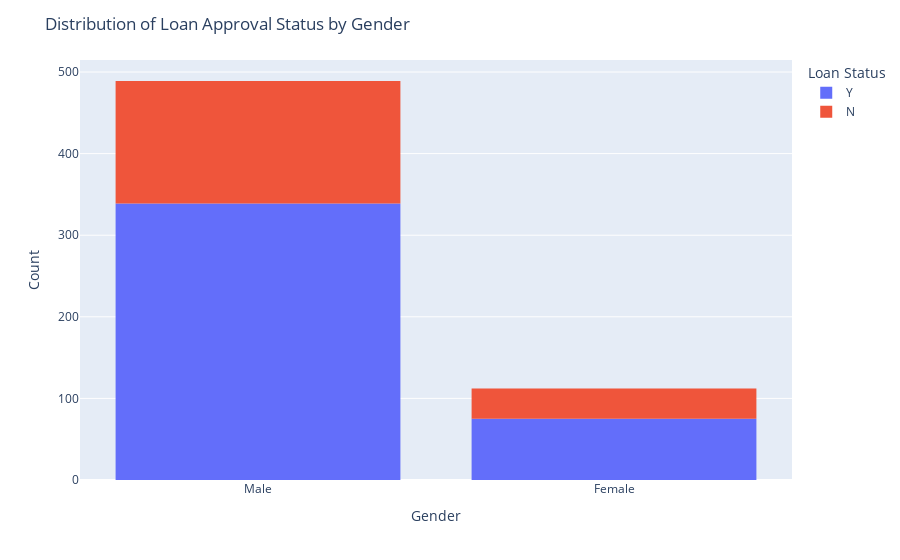
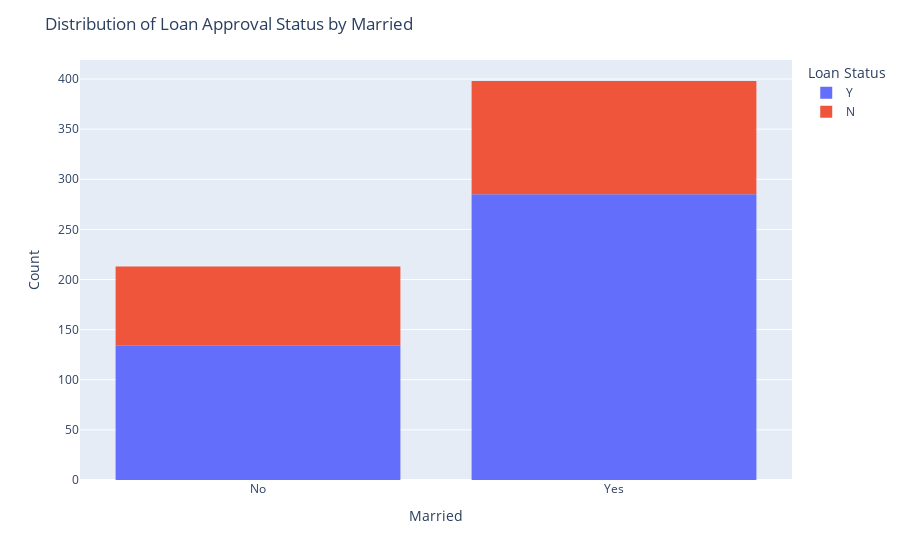
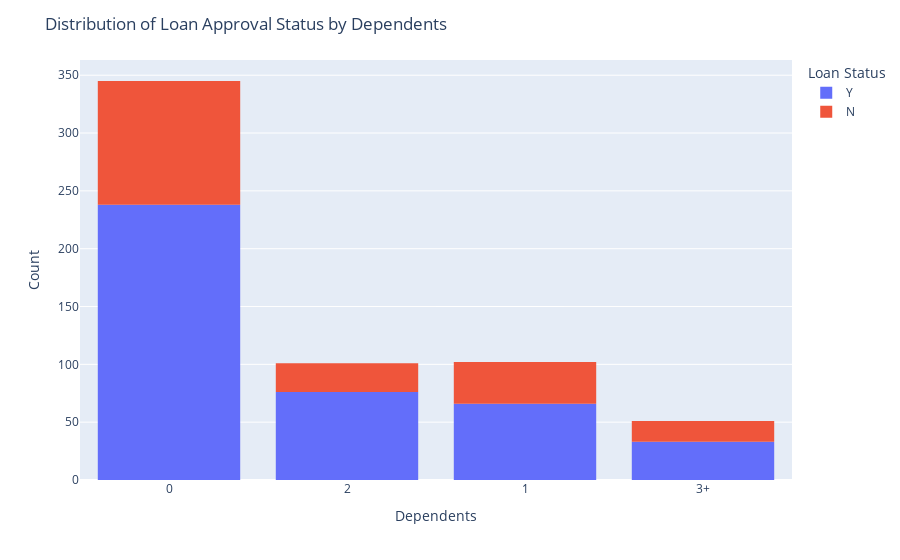
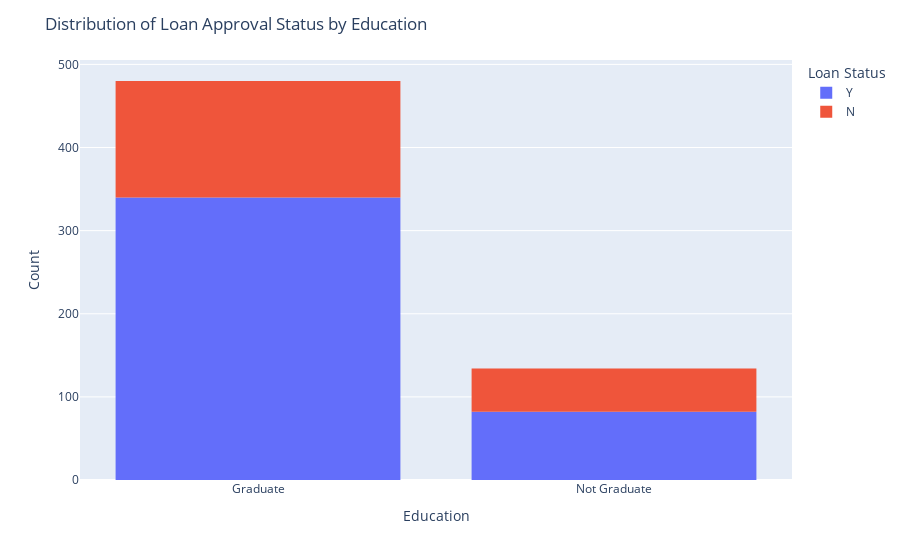

Notebook source saved alongside these figures, in order:
### Markdown cell above
As we was discussed, there are many outliers but we can't handle it because we should ask the business user firstly.

### Code cell
for col in df[['Gender','Married','Dependents','Education','Self_Employed', 'Credit_History', 'Property_Area', 'Loan_Status']]:
    if col != 'Loan_Status':
        fig = px.histogram(df, x=col, color='Loan_Status')
        fig.update_layout(
            title=f"Distribution of Loan Approval Status by {col}",
            xaxis_title=col,
            yaxis_title="Count",
            legend_title="Loan Status"
        )
        fig.show()

### Figure 1 — Plotly figure (JSON) as saved in the notebook; plotly's stock layout.template omitted (floating-point values rounded to 4 significant figures; data arrays with more than 128 entries replaced by an {"elided": "..."} marker saying what was removed)
{"data": [{"alignmentgroup": "True", "bingroup": "x", "hovertemplate": "Loan_Status=Y<br>Gender=%{x}<br>count=%{y}<extra></extra>", "legendgroup": "Y", "marker": {"color": "#636efa", "pattern": {"shape": ""}}, "name": "Y", "offsetgroup": "Y", "orientation": "v", "showlegend": true, "type": "histogram", "x": {"elided": "422 str values"}, "xaxis": "x", "yaxis": "y"}, {"alignmentgroup": "True", "bingroup": "x", "hovertemplate": "Loan_Status=N<br>Gender=%{x}<br>count=%{y}<extra></extra>", "legendgroup": "N", "marker": {"color": "#EF553B", "pattern": {"shape": ""}}, "name": "N", "offsetgroup": "N", "orientation": "v", "showlegend": true, "type": "histogram", "x": {"elided": "192 str values"}, "xaxis": "x", "yaxis": "y"}], "layout": {"barmode": "relative", "legend": {"title": {"text": "Loan Status"}, "tracegroupgap": 0}, "margin": {"t": 60}, "title": {"text": "Distribution of Loan Approval Status by Gender"}, "xaxis": {"anchor": "y", "domain": [0, 1], "title": {"text": "Gender"}}, "yaxis": {"anchor": "x", "domain": [0, 1], "title": {"text": "Count"}}}}

### Figure 2 — Plotly figure (JSON) as saved in the notebook; plotly's stock layout.template omitted (floating-point values rounded to 4 significant figures; data arrays with more than 128 entries replaced by an {"elided": "..."} marker saying what was removed)
{"data": [{"alignmentgroup": "True", "bingroup": "x", "hovertemplate": "Loan_Status=Y<br>Married=%{x}<br>count=%{y}<extra></extra>", "legendgroup": "Y", "marker": {"color": "#636efa", "pattern": {"shape": ""}}, "name": "Y", "offsetgroup": "Y", "orientation": "v", "showlegend": true, "type": "histogram", "x": {"elided": "422 str values"}, "xaxis": "x", "yaxis": "y"}, {"alignmentgroup": "True", "bingroup": "x", "hovertemplate": "Loan_Status=N<br>Married=%{x}<br>count=%{y}<extra></extra>", "legendgroup": "N", "marker": {"color": "#EF553B", "pattern": {"shape": ""}}, "name": "N", "offsetgroup": "N", "orientation": "v", "showlegend": true, "type": "histogram", "x": {"elided": "192 str values"}, "xaxis": "x", "yaxis": "y"}], "layout": {"barmode": "relative", "legend": {"title": {"text": "Loan Status"}, "tracegroupgap": 0}, "margin": {"t": 60}, "title": {"text": "Distribution of Loan Approval Status by Married"}, "xaxis": {"anchor": "y", "domain": [0, 1], "title": {"text": "Married"}}, "yaxis": {"anchor": "x", "domain": [0, 1], "title": {"text": "Count"}}}}

### Figure 3 — Plotly figure (JSON) as saved in the notebook; plotly's stock layout.template omitted (floating-point values rounded to 4 significant figures; data arrays with more than 128 entries replaced by an {"elided": "..."} marker saying what was removed)
{"data": [{"alignmentgroup": "True", "bingroup": "x", "hovertemplate": "Loan_Status=Y<br>Dependents=%{x}<br>count=%{y}<extra></extra>", "legendgroup": "Y", "marker": {"color": "#636efa", "pattern": {"shape": ""}}, "name": "Y", "offsetgroup": "Y", "orientation": "v", "showlegend": true, "type": "histogram", "x": {"elided": "422 str values"}, "xaxis": "x", "yaxis": "y"}, {"alignmentgroup": "True", "bingroup": "x", "hovertemplate": "Loan_Status=N<br>Dependents=%{x}<br>count=%{y}<extra></extra>", "legendgroup": "N", "marker": {"color": "#EF553B", "pattern": {"shape": ""}}, "name": "N", "offsetgroup": "N", "orientation": "v", "showlegend": true, "type": "histogram", "x": {"elided": "192 str values"}, "xaxis": "x", "yaxis": "y"}], "layout": {"barmode": "relative", "legend": {"title": {"text": "Loan Status"}, "tracegroupgap": 0}, "margin": {"t": 60}, "title": {"text": "Distribution of Loan Approval Status by Dependents"}, "xaxis": {"anchor": "y", "domain": [0, 1], "title": {"text": "Dependents"}}, "yaxis": {"anchor": "x", "domain": [0, 1], "title": {"text": "Count"}}}}

### Figure 4 — Plotly figure (JSON) as saved in the notebook; plotly's stock layout.template omitted (floating-point values rounded to 4 significant figures; data arrays with more than 128 entries replaced by an {"elided": "..."} marker saying what was removed)
{"data": [{"alignmentgroup": "True", "bingroup": "x", "hovertemplate": "Loan_Status=Y<br>Education=%{x}<br>count=%{y}<extra></extra>", "legendgroup": "Y", "marker": {"color": "#636efa", "pattern": {"shape": ""}}, "name": "Y", "offsetgroup": "Y", "orientation": "v", "showlegend": true, "type": "histogram", "x": {"elided": "422 str values"}, "xaxis": "x", "yaxis": "y"}, {"alignmentgroup": "True", "bingroup": "x", "hovertemplate": "Loan_Status=N<br>Education=%{x}<br>count=%{y}<extra></extra>", "legendgroup": "N", "marker": {"color": "#EF553B", "pattern": {"shape": ""}}, "name": "N", "offsetgroup": "N", "orientation": "v", "showlegend": true, "type": "histogram", "x": {"elided": "192 str values"}, "xaxis": "x", "yaxis": "y"}], "layout": {"barmode": "relative", "legend": {"title": {"text": "Loan Status"}, "tracegroupgap": 0}, "margin": {"t": 60}, "title": {"text": "Distribution of Loan Approval Status by Education"}, "xaxis": {"anchor": "y", "domain": [0, 1], "title": {"text": "Education"}}, "yaxis": {"anchor": "x", "domain": [0, 1], "title": {"text": "Count"}}}}
